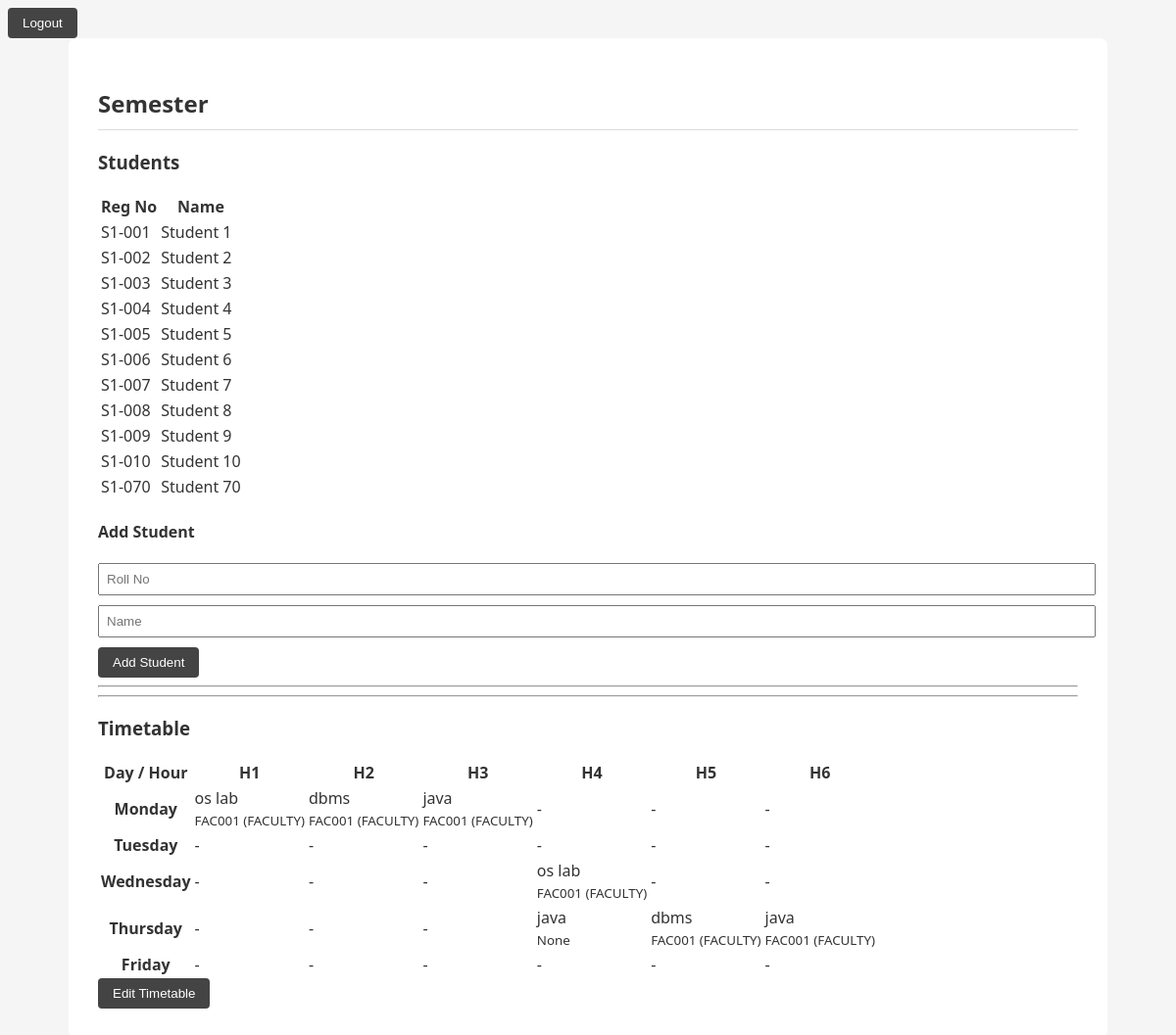
/etlab-admin/semester/1/, run on the app's committed database.
### core/models.py (models this page shows, shortened)
class Student(models.Model):
    reg_number = models.CharField(
        max_length=20,
        primary_key=True
    )
    name = models.CharField(max_length=100)
    semester = models.ForeignKey(
        Semester,
        on_delete=models.CASCADE
    )

class Timetable(models.Model):
    DAYS = [
        ('Monday', 'Monday'),
        ('Tuesday', 'Tuesday'),
        ('Wednesday', 'Wednesday'),
        ('Thursday', 'Thursday'),
        ('Friday', 'Friday'),
    ]
    semester = models.ForeignKey(Semester, on_delete=models.CASCADE)
    day_of_week = models.CharField(max_length=10, choices=DAYS)
    hour_slot = models.IntegerField()  # 1 to 6
    subject = models.ForeignKey(
        Subject,
        on_delete=models.SET_NULL,
        null=True,
        blank=True
    )
    faculty = models.ForeignKey(
        Faculty,
        on_delete=models.SET_NULL,
        null=True,
        blank=True
    )
    class Meta:
        unique_together = ('semester', 'day_of_week', 'hour_slot')

class Subject(models.Model):
    subject_name = models.CharField(max_length=100)
    def __str__(self):
        return self.subject_name

class Faculty(models.Model):
    ROLE_CHOICES = (
        ("ADMIN", "Admin"),
        ("FACULTY", "Faculty"),
    )
    user = models.OneToOneField(User, on_delete=models.CASCADE)
    faculty_id = models.CharField(max_length=20, unique=True)
    name = models.CharField(max_length=100)
    role = models.CharField(max_length=20, choices=ROLE_CHOICES)
    def __str__(self):
        return f"{self.user.username} ({self.role})"

### core/views.py (the view, shortened to what this page needs)
# urls.py: path('etlab-admin/semester/<int:sem>/', semester_detail, name='semester_detail'),
def semester_detail(request, sem):
    semester = get_object_or_404(Semester, number=sem)
    subjects = Subject.objects.all()
    students = Student.objects.filter(semester=semester)
    faculties = Faculty.objects.all()
    timetable_slots = Timetable.objects.filter(semester=semester)
    timetable_exists = timetable_slots.exists()
    grid = {}
    for day in DAYS:
        grid[day] = []
        for hour in HOURS:
            slot = timetable_slots.filter(
                day_of_week=day,
                hour_slot=hour
            ).first()
            grid[day].append(slot)
    return render(request, 'admin/semester_detail.html', {
        'semester': semester,
        'students': students,
        'faculties': faculties,
        'subjects': subjects,
        'grid': grid,
        'timetable_exists': timetable_exists,
        'hours': HOURS
    })

### templates/admin/semester_detail.html (shortened to what this page needs)
{% load static %}
<!DOCTYPE html>
<html>
<head>
  <link rel="stylesheet" href="{% static 'css/style.css' %}">
</head>
<body>
<form method="post" action="{% url 'logout' %}">
    <button type="submit" class="logout-btn">
        Logout
    </button>
</form>
<div class="container">
  <h2>Semester {{ sem }}</h2>
  <h3>Students</h3>
  {% if students %}
  <table>
    <tr>
      <th>Reg No</th>
      <th>Name</th>
    </tr>
    {% for s in students %}
    <tr>
      <td>{{ s.reg_number }}</td>
      <td>{{ s.name }}</td>
    </tr>
    {% endfor %}
  </table>
  {% else %}
    <p>No students added yet.</p>
  {% endif %}
  <h4>Add Student</h4>
  <form method="post">
    <input name="roll" placeholder="Roll No" required>
    <input name="name" placeholder="Name" required>
    <button name="add_student">Add Student</button>
  </form>
  <hr>
  <hr>
<h3>Timetable</h3>
{% if timetable_exists and not request.GET.edit %}
  <table>
    <tr>
      <th>Day / Hour</th>
      {% for h in hours %}
        <th>H{{ h }}</th>
      {% endfor %}
    </tr>
    {% for day, slots in grid.items %}
    <tr>
      <th>{{ day }}</th>
      {% for slot in slots %}
        <td>
          {% if slot %}
            {{ slot.subject }}<br>
            <small>{{ slot.faculty }}</small>
          {% else %}
            -
          {% endif %}
        </td>
      {% endfor %}
    </tr>
    {% endfor %}
  </table>
  <a href="?edit=1">
    <button>Edit Timetable</button>
  </a>
{% endif %}

### static/css/style.css (style rules this page uses)
body { font-family: 'Segoe UI', sans-serif; background: #f5f5f5; color: #333; }
.container { width: 1000px; max-width: 95%; margin: auto; background: white; padding: 30px; border-radius: 8px; }
h2 { border-bottom: 1px solid #ddd; padding-bottom: 10px; }
button { background: #444; color: white; border: none; padding: 8px 15px; border-radius: 4px; cursor: pointer; }
input, select { padding: 7px; width: 100%; margin-bottom: 10px; }

### data on the page
Student: reg_number "S1-001", name "Student 1"
Student: reg_number "S1-002", name "Student 2"
Student: reg_number "S1-003", name "Student 3"
Student: reg_number "S1-004", name "Student 4"
Student: reg_number "S1-005", name "Student 5"
Student: reg_number "S1-006", name "Student 6"
Student: reg_number "S1-007", name "Student 7"
Student: reg_number "S1-008", name "Student 8"
Student: reg_number "S1-009", name "Student 9"
Student: reg_number "S1-010", name "Student 10"
Student: reg_number "S1-070", name "Student 70"
Timetable: day_of_week "Monday", subject "os lab", faculty "FAC001 (FACULTY)"
Timetable: subject "dbms", faculty "FAC001 (FACULTY)"
Timetable: subject "java", faculty "FAC001 (FACULTY)"
Timetable: day_of_week "Wednesday", subject "os lab", faculty "FAC001 (FACULTY)"
Timetable: day_of_week "Thursday", subject "java", faculty "None"
Timetable: subject "dbms", faculty "FAC001 (FACULTY)"
Timetable: subject "java", faculty "FAC001 (FACULTY)"

### other printed values
{{ h }} "1" "2" "3" "4" "5" "6"
{{ day }} "Tuesday" "Friday"
